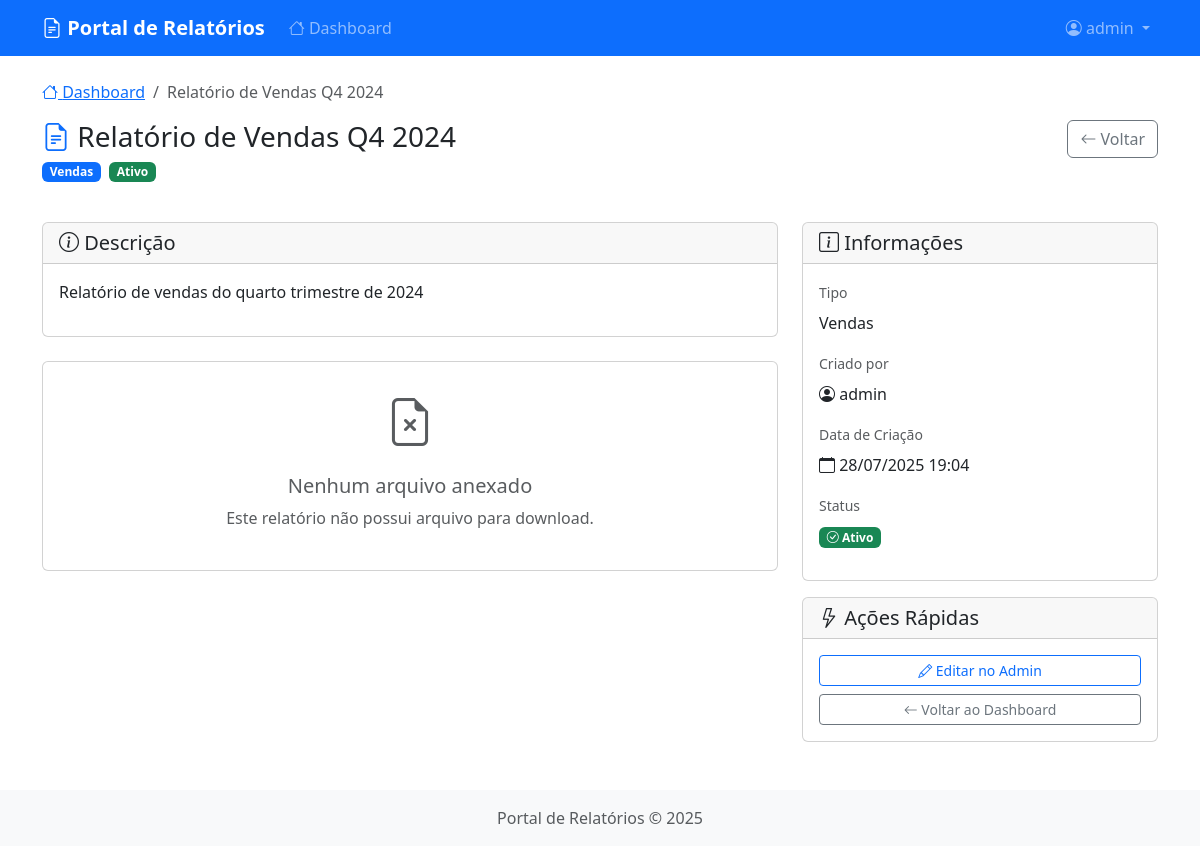
The app's page /relatorio/1/ (signed in) with its own data.
### relatorios/models.py (models this page shows, shortened)
class Relatorio(models.Model):
    TIPOS_RELATORIO = [
        ('financeiro', 'Financeiro'),
        ('vendas', 'Vendas'),
        ('marketing', 'Marketing'),
        ('operacional', 'Operacional'),
        ('rh', 'Recursos Humanos'),
        ('outros', 'Outros'),
    ]
    nome = models.CharField(max_length=200, verbose_name='Nome do Relatório')
    descricao = models.TextField(blank=True, verbose_name='Descrição')
    tipo = models.CharField(
        max_length=20,
        choices=TIPOS_RELATORIO,
        default='outros',
        verbose_name='Tipo'
    )
    arquivo = models.FileField(
        upload_to='relatorios/%Y/%m/',
        verbose_name='Arquivo',
        blank=True,
        null=True
    )
    data_criacao = models.DateTimeField(
        default=timezone.now,
        verbose_name='Data de Criação'
    )
    criado_por = models.ForeignKey(
        User,
        on_delete=models.CASCADE,
        verbose_name='Criado por'
    )
    ativo = models.BooleanField(default=True, verbose_name='Ativo')
    class Meta:
        verbose_name = 'Relatório'
        verbose_name_plural = 'Relatórios'
        ordering = ['-data_criacao']

### relatorios/views.py (the view)
# urls.py: path('relatorio/<int:relatorio_id>/', views.visualizar_relatorio, name='visualizar_relatorio'),
@login_required
def visualizar_relatorio(request, relatorio_id):
    relatorio = get_object_or_404(Relatorio, id=relatorio_id)
    return render(request, 'relatorios/visualizar.html', {'relatorio': relatorio})

### templates/relatorios/visualizar.html (shortened to what this page needs)
{% extends 'base.html' %}
{% block content %}
<div class="container mt-4">
    <nav aria-label="breadcrumb">
        <ol class="breadcrumb">
            <li class="breadcrumb-item">
                <a href="{% url 'dashboard' %}">
                    <i class="bi bi-house"></i> Dashboard
                </a>
            </li>
            <li class="breadcrumb-item active" aria-current="page">{{ relatorio.nome }}</li>
        </ol>
    </nav>
    <div class="row mb-4">
        <div class="col-md-8">
            <h1 class="h3 mb-2">
                <i class="bi bi-file-earmark-text text-primary"></i>
                {{ relatorio.nome }}
            </h1>
            <div class="d-flex flex-wrap gap-2 mb-3">
                <span class="badge bg-primary">{{ relatorio.get_tipo_display }}</span>
                {% if relatorio.ativo %}
                <span class="badge bg-success">Ativo</span>
                {% else %}
                <span class="badge bg-secondary">Inativo</span>
                {% endif %}
            </div>
        </div>
        <div class="col-md-4 text-md-end">
            <a href="{% url 'dashboard' %}" class="btn btn-outline-secondary">
                <i class="bi bi-arrow-left"></i> Voltar
            </a>
        </div>
    </div>
    <div class="row">
        <div class="col-md-8">
            <div class="card mb-4">
                <div class="card-header">
                    <h5 class="mb-0">
                        <i class="bi bi-info-circle"></i> Descrição
                    </h5>
                </div>
                <div class="card-body">
                    {% if relatorio.descricao %}
                    <p class="mb-0">{{ relatorio.descricao|linebreaks }}</p>
                    {% else %}
                    <p class="text-muted mb-0">Nenhuma descrição fornecida.</p>
                    {% endif %}
                </div>
            </div>
            {% if relatorio.arquivo %}
            <div class="card">
                <div class="card-header">
                    <h5 class="mb-0">
                        <i class="bi bi-file-earmark"></i> Arquivo
                    </h5>
                </div>
                <div class="card-body">
                    <div class="row align-items-center">
                        <div class="col-md-8">
                            <h6 class="mb-1">{{ relatorio.arquivo.name|slice:"10:" }}</h6>
                            <p class="text-muted mb-0">
                                Tamanho: {{ relatorio.get_tamanho_arquivo }}
                            </p>
                        </div>
                        <div class="col-md-4 text-md-end">
                            <a href="{% url 'download_relatorio' relatorio.id %}"
                               class="btn btn-outline-success">
                                <i class="bi bi-download"></i> Download
                            </a>
                        </div>
                    </div>
                </div>
            </div>
            {% else %}
            <div class="card">
                <div class="card-body text-center py-4">
                    <i class="bi bi-file-earmark-x text-muted" style="font-size: 3rem;"></i>
                    <h5 class="mt-3 text-muted">Nenhum arquivo anexado</h5>
                    <p class="text-muted">Este relatório não possui arquivo para download.</p>
                </div>
            </div>
            {% endif %}
        </div>
        <div class="col-md-4">
            <div class="card">
                <div class="card-header">
                    <h5 class="mb-0">
                        <i class="bi bi-info-square"></i> Informações
                    </h5>
                </div>
                <div class="card-body">
                    <div class="mb-3">
                        <label class="form-label text-muted small">Tipo</label>
                        <p class="mb-0">{{ relatorio.get_tipo_display }}</p>
                    </div>
                    <div class="mb-3">
                        <label class="form-label text-muted small">Criado por</label>
                        <p class="mb-0">
                            <i class="bi bi-person-circle"></i>
                            {{ relatorio.criado_por.get_full_name|default:relatorio.criado_por.username }}
                        </p>
                    </div>
                    <div class="mb-3">
                        <label class="form-label text-muted small">Data de Criação</label>
                        <p class="mb-0">
                            <i class="bi bi-calendar"></i>
                            {{ relatorio.data_criacao|date:"d/m/Y H:i" }}
                        </p>
                    </div>
                    <div class="mb-3">
                        <label class="form-label text-muted small">Status</label>
                        <p class="mb-0">
                            {% if relatorio.ativo %}
                            <span class="badge bg-success">
                                <i class="bi bi-check-circle"></i> Ativo
                            </span>
                            {% else %}
                            <span class="badge bg-secondary">
                                <i class="bi bi-x-circle"></i> Inativo
                            </span>
                            {% endif %}
                        </p>
                    </div>
                </div>
            </div>
            <div class="card mt-3">
                <div class="card-header">
                    <h5 class="mb-0">
                        <i class="bi bi-lightning"></i> Ações Rápidas
                    </h5>
                </div>
                <div class="card-body">
                    <div class="d-grid gap-2">
                        {% if user.is_staff %}
                        <a href="{% url 'admin:relatorios_relatorio_change' relatorio.id %}"
                           class="btn btn-outline-primary btn-sm"
                           target="_blank">
                            <i class="bi bi-pencil"></i> Editar no Admin
                        </a>
                        {% endif %}
                        <a href="{% url 'dashboard' %}"
                           class="btn btn-outline-secondary btn-sm">
                            <i class="bi bi-arrow-left"></i> Voltar ao Dashboard
                        </a>
                    </div>
                </div>
            </div>
        </div>
    </div>
</div>
{% endblock %}

### templates/base.html (shortened to what this page needs)
<!DOCTYPE html>
<html lang="pt-br">
<head>
    <link href="https://cdn.jsdelivr.net/npm/bootstrap@5.3.0/dist/css/bootstrap.min.css" rel="stylesheet">
    <link href="https://cdn.jsdelivr.net/npm/bootstrap-icons@1.10.0/font/bootstrap-icons.css" rel="stylesheet">
</head>
<body>
    {% if user.is_authenticated %}
    <nav class="navbar navbar-expand-lg navbar-dark bg-primary">
        <div class="container">
            <a class="navbar-brand" href="{% url 'dashboard' %}">
                <i class="bi bi-file-earmark-text"></i>
                Portal de Relatórios
            </a>
            <div class="collapse navbar-collapse" id="navbarNav">
                <ul class="navbar-nav me-auto">
                    <li class="nav-item">
                        <a class="nav-link" href="{% url 'dashboard' %}">
                            <i class="bi bi-house"></i> Dashboard
                        </a>
                    </li>
                </ul>
                <ul class="navbar-nav">
                    <li class="nav-item dropdown">
                        <a class="nav-link dropdown-toggle" href="#" role="button" data-bs-toggle="dropdown">
                            <i class="bi bi-person-circle"></i> {{ user.get_full_name|default:user.username }}
                        </a>
                    </li>
                </ul>
            </div>
        </div>
    </nav>
    {% endif %}
    <main class="container-fluid">
        {% block content %}{% endblock %}
    </main>
    <footer class="footer py-3 mt-5">
        <div class="container text-center">
            <span class="text-muted">Portal de Relatórios &copy; {% now "Y" %}</span>
        </div>
    </footer>
</body>
</html>

### templates/base.html (style rules this page uses)
.navbar-brand { font-weight: bold; }
.footer { background-color: #f8f9fa; margin-top: auto; }
body { display: flex; flex-direction: column; min-height: 100vh; }
main { flex: 1; }

### records on screen
Relatorio: nome "Relatório de Vendas Q4 2024", tipo "Vendas", descricao "Relatório de vendas do quarto trimestre de 2024", criado_por.get_full_name "admin", data_criacao "28/07/2025 19:04"

### other values on screen
{{ user.get_full_name|default:user.username }} "admin"
